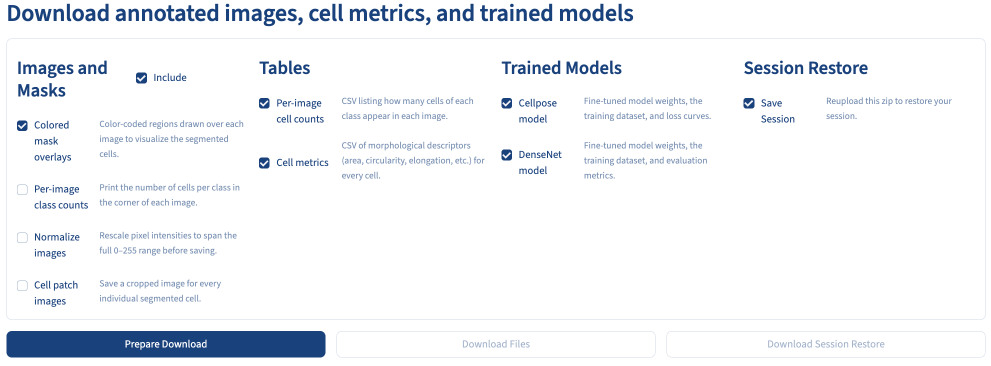
#> input picture manuscript_figures/SI/figureS5/output/Figure_S5.png, 1982 x 732 px (shown at 1/2 size)
$ jupyter execute figureS5.ipynb
#> lines starting #> are read from the running program, lines starting #| are printed output that depends on the picture
# Supplementary Figure 5

**Mycol Downloads page layout**

- **Is** — a screenshot of the running Mycol app; nothing here can redraw it
- **Does** — copies `assets/Figure_S5.png` into `output/`
- **Kernel** — `mycol_colonies_env`, run top to bottom

[cell 1]
import shutil
from pathlib import Path

from IPython.display import display
from PIL import Image

OUTPUT = Path("output")
OUTPUT.mkdir(exist_ok=True)
out = shutil.copy2("assets/Figure_S5.png", OUTPUT / "Figure_S5.png")

im = Image.open(out)
#> im is the input picture: PIL image 1982x732 RGBA; mean R, G, B, A 242.2, 244.4, 247.7, 255
print(f"wrote {out}  {im.width} x {im.height} px, {Path(out).stat().st_size:,} B")
#| wrote output/Figure_S5.png  1982 x 732 px, 114,766 B
im.thumbnail((900, 900))
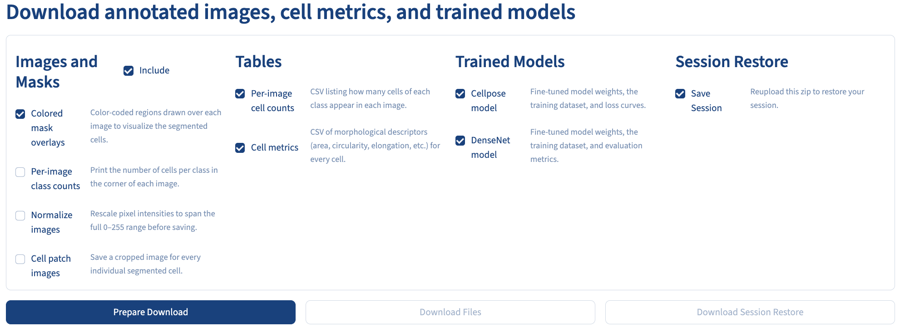
#> im: PIL image 900x332 RGBA; mean R, G, B, A 242, 244.3, 247.6, 255
display(im.convert("RGB"))
